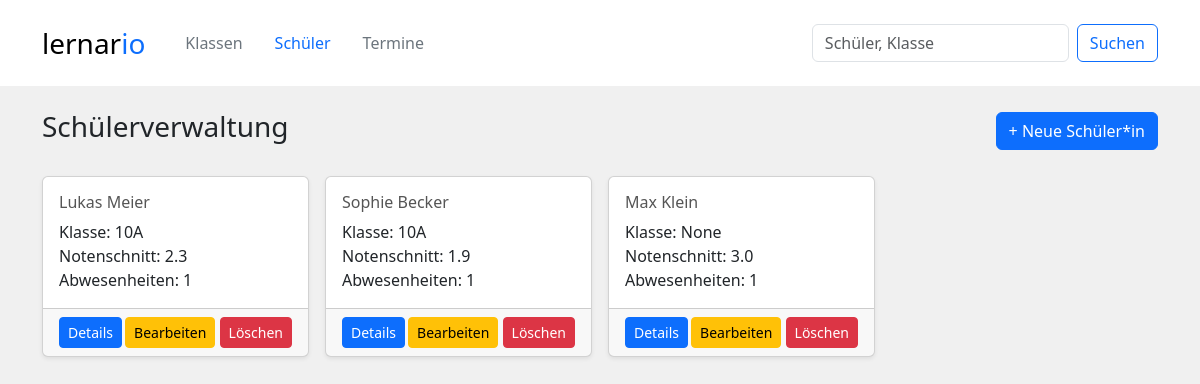
/schueler/, run on an earlier commit of the app's database.
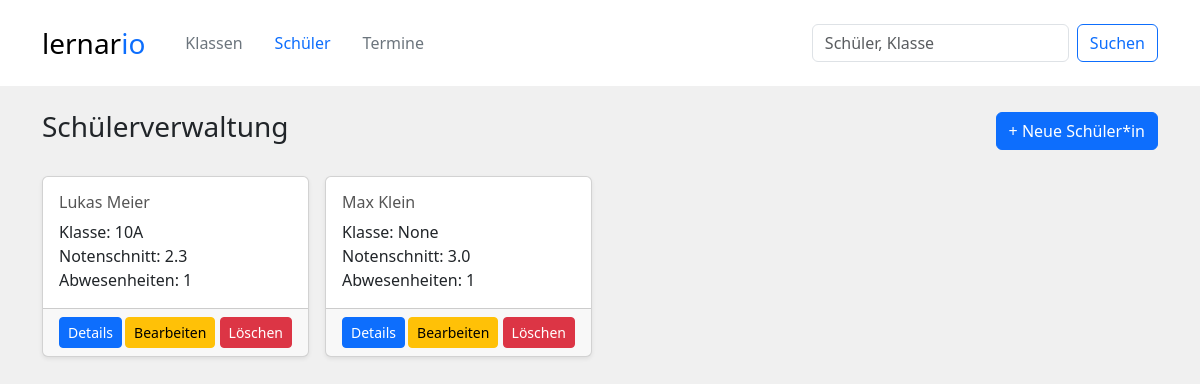
And on a later commit of the database.
### tables this page shows
CREATE TABLE schueler (
    schueler_id INTEGER PRIMARY KEY,
    klasse_id INTEGER,
    vorname TEXT,
    nachname TEXT,
    FOREIGN KEY (klasse_id) REFERENCES klassen(klasse_id) ON DELETE CASCADE
);

### controllers/student_controller.py (the view)
@schueler_bp.route('/', methods=['GET'])
def uebersicht():
    schueler_liste = schueler_service.gib_alle_schueler_mit_grundinformationen()
    return render_template("schueler.html", schueler_liste=schueler_liste, active_page="schueler")

### services/schueler_service.py (called while the page is built)
def gib_alle_schueler_mit_grundinformationen():
    data = query_db(
        """
        select
            schueler.schueler_id,
            schueler.vorname,
            schueler.nachname,
            klassen.klassenname,
            COUNT(DISTINCT abwesenheiten.abwesenheit_id) AS abwesenheiten,
            ROUND(AVG(noten.note), 1) AS notenschnitt
        from schueler
            left JOIN klassen ON schueler.klasse_id = klassen.klasse_id
            left JOIN abwesenheiten ON schueler.schueler_id = abwesenheiten.schueler_id
            left JOIN noten ON schueler.schueler_id = noten.schueler_id
        GROUP BY noten.schueler_id
    """)
    return data

### services/sqllite_db.py (called while the page is built)
def query_db(query, params=(), commit=False):
    with sqlite3.connect(DB_PATH) as conn:
        conn.execute("PRAGMA foreign_keys = ON")#Wichtig damit ON DELETE CASCADE funktioniert
        conn.row_factory = sqlite3.Row
        cursor = conn.cursor()
        cursor.execute(query, params)
        if commit:
            conn.commit()
        data = cursor.fetchall()
        return [dict(row) for row in data]

### templates/schueler.html (shortened to what this page needs)
{% extends "components/layout.html" %}
{% block content %}
<div class="container py-4">
    <div class="d-flex justify-content-between align-items-center mb-4">
        <h3>Schülerverwaltung</h3>
        <button class="btn btn-primary" data-bs-toggle="modal" data-bs-target="#schuelerModal">+ Neue Schüler*in</button>
    </div>
    <div class="row row-cols-1 row-cols-md-3 row-cols-lg-4 g-3">
        {% for schueler in schueler_liste %}
        <div class="col">
            <div class="card h-100 shadow-sm">
                <div class="card-body">
                    <h5 class="card-title">{{ schueler.vorname }} {{ schueler.nachname }}</h5>
                    <p class="card-text">
                        Klasse: {{ schueler.klassenname }}<br>
                        Notenschnitt: {{ schueler.notenschnitt }}<br>
                        Abwesenheiten: {{ schueler.abwesenheiten }}
                    </p>
                </div>
                <div class="card-footer d-flex justify-content-between">
                    <a href="/schueler/{{ schueler.schueler_id }}" class="btn btn-sm btn-primary">Details</a>
                    <div>
                        <a href="/schueler/{{ schueler.schueler_id }}/bearbeiten"
                            class="btn btn-sm btn-warning">Bearbeiten</a>
                        <a href="/schueler/{{ schueler.schueler_id }}/loeschen"
                            class="btn btn-sm btn-danger">Löschen</a>
                    </div>
                </div>
            </div>
        </div>
        {% else %}
        <p>Keine Schüler gefunden.</p>
        {% endfor %}
    </div>
</div>
{% endblock %}

### templates/components/layout.html (shortened to what this page needs)
<!DOCTYPE html>
<html lang="de">
<head>
    <link href="https://cdn.jsdelivr.net/npm/bootstrap@5.3.3/dist/css/bootstrap.min.css" rel="stylesheet"
>
</head>
<body>
    {% block content %}{% endblock %}
</body>
</html>

### templates/components/header.html (shortened to what this page needs)
<nav class="navbar py-2 navbar-expand-lg bg-white">
    <div class="container">
        <a class="navbar-brand fs-3 fw-medium me-4" href="{{ url_for('homepage') }}">lernar<span
                class="text-primary">io</span></a>
        <div class="collapse navbar-collapse flex justify-content-center" id="navbarSupportedContent">
            <ul class="nav me-auto mb-lg-0">
                <li>
                    <a href="{{ url_for('klassen.uebersicht') }}"
                        class="nav-link link-secondary{% if active_page == 'klassen' %}active {% endif %}">
                        Klassen
                    </a>
                </li>
                <li>
                    <a href="{{ url_for('schueler.uebersicht') }}"
                        class="nav-link link-secondary{% if active_page == 'schueler' %}active {% endif %}">
                        Schüler
                    </a>
                </li>
                <li>
                    <a href="{{ url_for('termine.uebersicht') }}"
                        class="nav-link link-secondary{% if active_page == 'kalender' %}active {% endif %}">Termine</a>
                </li>
            </ul>
            <form class="d-flex mt-3" role="search">
                <input class="form-control me-2" type="search" placeholder="Schüler, Klasse" aria-label="Schüler">
                <button class="btn btn-outline-primary" type="submit">Suchen</button>
            </form>
        </div>
    </div>
</nav>

### templates/components/layout.html (style rules this page uses)
body { background: linear-gradient(310deg, rgb(240, 240, 240) 0%, rgb(240, 240, 240) 100%); font-family: 'Segoe UI', sans-serif; }
.card-title { color: #555; font-size: 1rem; }

What changed in the data, as far as the page shows it:
removed schueler: vorname "Sophie", nachname "Becker", klassenname "10A", notenschnitt "1.9", abwesenheiten "1"
